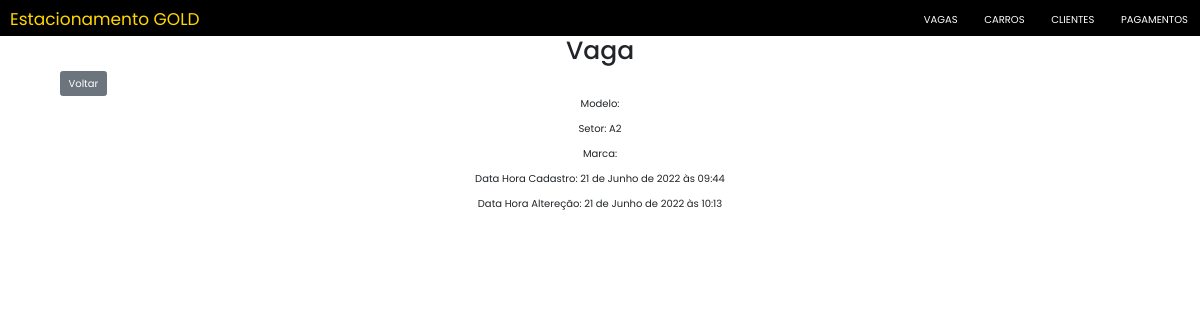
Screenshot of /vagas/detail/2/ with the database file from the repository.
### mainVagas/models.py (models this page shows, shortened)
class Vaga(models.Model):
    status = EnumChoiceField(EnumStatus, default=EnumStatus.disponivel)
    setor = models.CharField(max_length=2)
    tipoVeiculo = EnumChoiceField(EnumTipoVeiculo)
    dataHoraCadastro = models.DateTimeField(
        auto_now_add=True, editable=False, verbose_name="Data e Hora Cadastro")
    dataHoraAlteracao = models.DateTimeField(
        auto_now=True, editable=False, verbose_name="Data e Hora Alteração")

### mainVagas/views.py (the view)
# urls.py: path("detail/<int:pk>/", views.VagaDetail.as_view(), name="detail"),
class VagaDetail(DetailView):
    model = Vaga
    fields = '__all__'

### mainVagas/templates/mainVagas/vaga_detail.html (shortened to what this page needs)
{% extends 'Estacionamento/base.html' %}
{% load static %}
{% block titleBody %}Vaga{% endblock %}
{% block content %}
<a style="margin-left: 5%" href="{% url 'mainVagas:list' %}"><input type="submit" class="btn btn-secondary" value="Voltar" /></a>
<div style="text-align:center; margin-left: 25%; margin-right: 25%">
    <p>Modelo: {{vaga.ativa}}</p>
    <p>Setor: {{vaga.setor}}</p>
    <p>Marca: {{vaga.tipoVeiculo.value}}</p>
    <p>Data Hora Cadastro: {{vaga.dataHoraCadastro}}</p>
    <p>Data Hora Altereção: {{vaga.dataHoraAlteracao}}</p>
</div>
{% endblock %}

### Estacionamento/static/index.css (style rules this page uses)
body { font-family: "Poppins", sans-serif; }

### rows the page displays
Vaga: setor "A2", dataHoraCadastro "21 de Junho de 2022 às 09:44", dataHoraAlteracao "21 de Junho de 2022 às 10:13"
